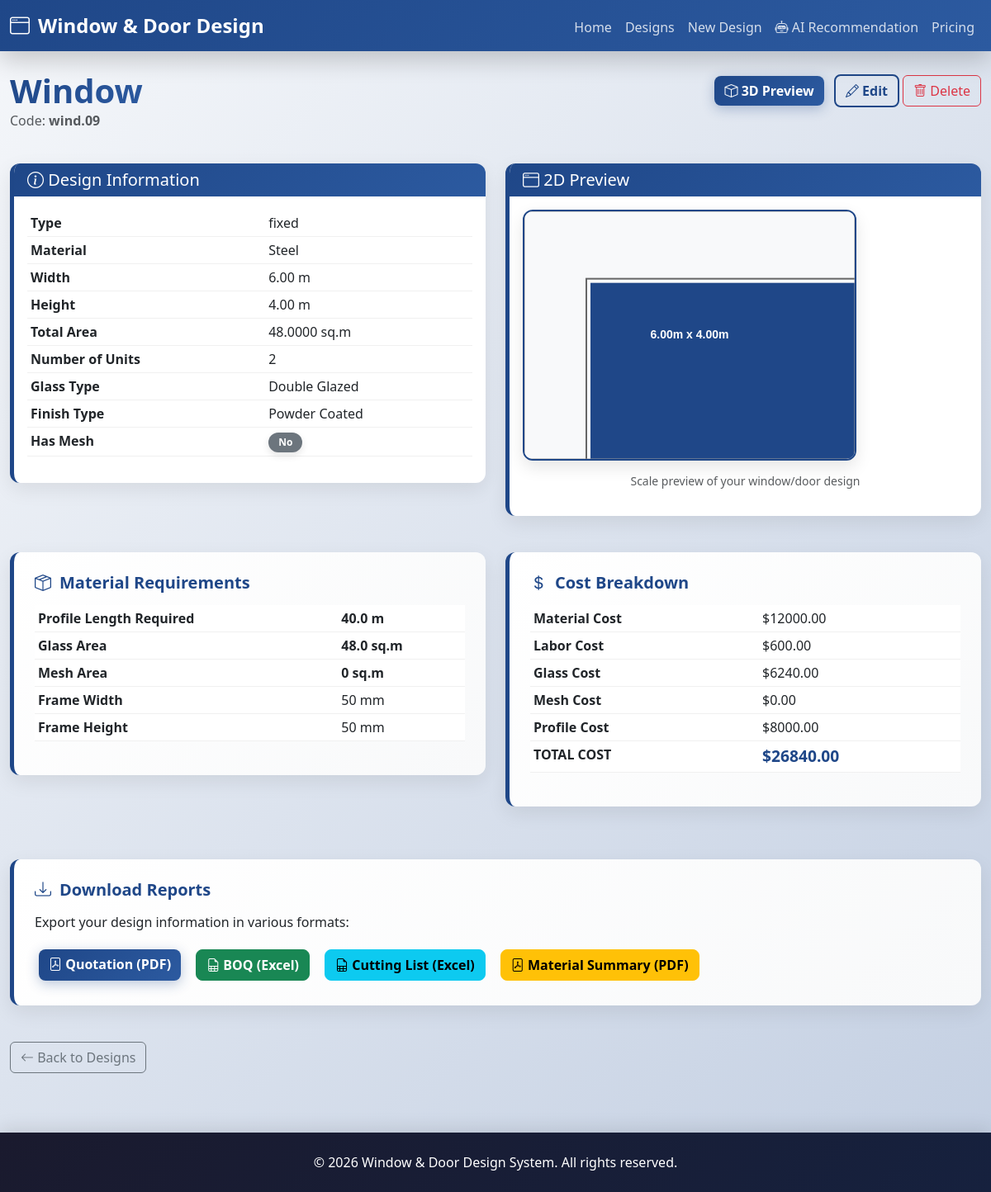
The app's page /designs/2/ with its own data.
### design_system/models.py (models this page shows, shortened)
class WindowDoorDesign(models.Model):
    TYPE_CHOICES = [
        ('window', 'Window'),
        ('door', 'Door'),
    ]
    GLASS_TYPE_CHOICES = [
        ('clear', 'Clear Glass'),
        ('tinted', 'Tinted Glass'),
        ('frosted', 'Frosted Glass'),
        ('double_glazed', 'Double Glazed'),
        ('tempered', 'Tempered Glass'),
    ]
    FINISH_TYPE_CHOICES = [
        ('anodized', 'Anodized'),
        ('powder_coated', 'Powder Coated'),
        ('raw', 'Raw'),
        ('painted', 'Painted'),
        ('natural_wood', 'Natural Wood'),
    ]
    MATERIAL_CHOICES = [
        ('aluminum', 'Aluminum'),
        ('upvc', 'UPVC'),
        ('steel', 'Steel'),
        ('wood', 'Wood'),
    ]
    name = models.CharField(max_length=100)
    code = models.CharField(max_length=50, unique=True)
    width = models.DecimalField(max_digits=10, decimal_places=2, validators=[MinValueValidator(0.1)])  # in meters
    height = models.DecimalField(max_digits=10, decimal_places=2, validators=[MinValueValidator(0.1)])  # in meters
    type_choice = models.CharField(max_length=20, choices=TYPE_CHOICES)
    glass_type = models.CharField(max_length=20, choices=GLASS_TYPE_CHOICES, null=True, blank=True)
    has_mesh = models.BooleanField(default=False)
    finish_type = models.CharField(max_length=20, choices=FINISH_TYPE_CHOICES)
    number_of_units = models.IntegerField(validators=[MinValueValidator(1)], default=1)
    material = models.CharField(max_length=20, choices=MATERIAL_CHOICES, default='aluminum')
    total_area = models.DecimalField(max_digits=10, decimal_places=4, editable=False, default=0)
    estimated_cost = models.DecimalField(max_digits=15, decimal_places=2, editable=False, default=0)
    created_at = models.DateTimeField(auto_now_add=True)
    updated_at = models.DateTimeField(auto_now=True)
    class Meta:
        verbose_name_plural = "Window/Door Designs"
        ordering = ['-created_at']

### design_system/views.py (the view)
# urls.py: path('designs/<int:pk>/', views.design_detail, name='design_detail'),
def design_detail(request, pk):
    design = get_object_or_404(WindowDoorDesign, pk=pk)
    calculator = DesignCalculator(design)
    material_req = calculator.calculate_material_requirements()
    cost_breakdown = calculator.calculate_cost()
    boq = calculator.get_bill_of_quantities()
    context = {
        'design': design,
        'material_requirements': material_req,
        'cost_breakdown': cost_breakdown,
        'boq': boq,
    }
    return render(request, 'design_detail.html', context)

### design_system/business_logic.py (called while the page is built)
    def calculate_material_requirements(self):
        width = float(self.design.width)
        height = float(self.design.height)
        units = self.design.number_of_units
        perimeter = (2 * (width + height))  # meters
        profile_length = perimeter * units
        glass_area = width * height * units  # square meters
        mesh_area = glass_area if self.design.has_mesh else 0
        return {
            'profile_length_meters': round(profile_length, 2),
            'glass_area_sqm': round(glass_area, 4),
            'mesh_area_sqm': round(mesh_area, 4),
            'frame_width_mm': 50,  # Standard frame width
            'frame_height_mm': 50,  # Standard frame height
        }

    def get_bill_of_quantities(self):
        materials_req = self.calculate_material_requirements()
        cost_breakdown = self.calculate_cost()
        boq = {
            'design_name': self.design.name,
            'design_code': self.design.code,
            'design_type': self.design.get_type_choice_display(),
            'material_type': self.design.get_material_display(),
            'number_of_units': self.design.number_of_units,
            'width_m': float(self.design.width),
            'height_m': float(self.design.height),
            'total_area_sqm': float(self.design.total_area),
            'glass_type': self.design.get_glass_type_display(),
            'has_mesh': self.design.has_mesh,
            'finish_type': self.design.get_finish_type_display(),
            'materials': materials_req,
            'costs': cost_breakdown,
        }
        return boq

### templates/design_detail.html (shortened to what this page needs)
{% extends 'base.html' %}
{% block content %}
<div class="row mb-4">
    <div class="col-md-12">
        <div class="d-flex justify-content-between align-items-center">
            <h1 class="page-title mb-0">{{ design.name }}</h1>
            <div>
                <a href="{% url 'preview_3d' design.pk %}" class="btn btn-primary me-2">
                    <i class="bi bi-box"></i> 3D Preview
                </a>
                <a href="{% url 'edit_design' design.pk %}" class="btn btn-outline-primary">
                    <i class="bi bi-pencil"></i> Edit
                </a>
                <a href="{% url 'delete_design' design.pk %}" class="btn btn-outline-danger">
                    <i class="bi bi-trash"></i> Delete
                </a>
            </div>
        </div>
        <p class="text-muted">Code: <strong>{{ design.code }}</strong></p>
    </div>
</div>
<div class="row mb-4">
    <div class="col-md-6">
        <div class="card">
            <div class="card-header">
                <h5 class="mb-0"><i class="bi bi-info-circle"></i> Design Information</h5>
            </div>
            <div class="card-body">
                <table class="table table-sm">
                    <tr>
                        <th>Type</th>
                        <td>{{ design.get_type_choice_display }}</td>
                    </tr>
                    <tr>
                        <th>Material</th>
                        <td>{{ design.get_material_display }}</td>
                    </tr>
                    <tr>
                        <th>Width</th>
                        <td>{{ design.width }} m</td>
                    </tr>
                    <tr>
                        <th>Height</th>
                        <td>{{ design.height }} m</td>
                    </tr>
                    <tr>
                        <th>Total Area</th>
                        <td>{{ design.total_area }} sq.m</td>
                    </tr>
                    <tr>
                        <th>Number of Units</th>
                        <td>{{ design.number_of_units }}</td>
                    </tr>
                    <tr>
                        <th>Glass Type</th>
                        <td>{{ design.get_glass_type_display }}</td>
                    </tr>
                    <tr>
                        <th>Finish Type</th>
                        <td>{{ design.get_finish_type_display }}</td>
                    </tr>
                    <tr>
                        <th>Has Mesh</th>
                        <td>{% if design.has_mesh %}<span class="badge bg-success">Yes</span>{% else %}<span class="badge bg-secondary">No</span>{% endif %}</td>
                    </tr>
                </table>
            </div>
        </div>
    </div>
    <div class="col-md-6">
        <div class="card">
            <div class="card-header">
                <h5 class="mb-0"><i class="bi bi-window"></i> 2D Preview</h5>
            </div>
            <div class="card-body">
                <canvas id="previewCanvas" class="preview-window" width="400" height="300"></canvas>
                <p class="text-muted small mt-2 text-center">Scale preview of your window/door design</p>
            </div>
        </div>
    </div>
</div>
<div class="row mb-4">
    <div class="col-md-6">
        <div class="report-section">
            <h5><i class="bi bi-box-seam"></i> Material Requirements</h5>
            <table class="table table-sm">
                <tr>
                    <th>Profile Length Required</th>
                    <td><strong>{{ material_requirements.profile_length_meters }} m</strong></td>
                </tr>
                <tr>
                    <th>Glass Area</th>
                    <td><strong>{{ material_requirements.glass_area_sqm }} sq.m</strong></td>
                </tr>
                <tr>
                    <th>Mesh Area</th>
                    <td><strong>{{ material_requirements.mesh_area_sqm }} sq.m</strong></td>
                </tr>
                <tr>
                    <th>Frame Width</th>
                    <td>{{ material_requirements.frame_width_mm }} mm</td>
                </tr>
                <tr>
                    <th>Frame Height</th>
                    <td>{{ material_requirements.frame_height_mm }} mm</td>
                </tr>
            </table>
        </div>
    </div>
    <div class="col-md-6">
        <div class="report-section">
            <h5><i class="bi bi-currency-dollar"></i> Cost Breakdown</h5>
            <table class="table table-sm">
                <tr>
                    <th>Material Cost</th>
                    <td>${{ cost_breakdown.material_cost }}</td>
                </tr>
                <tr>
                    <th>Labor Cost</th>
                    <td>${{ cost_breakdown.labor_cost }}</td>
                </tr>
                <tr>
                    <th>Glass Cost</th>
                    <td>${{ cost_breakdown.glass_cost }}</td>
                </tr>
                <tr>
                    <th>Mesh Cost</th>
                    <td>${{ cost_breakdown.mesh_cost }}</td>
                </tr>
                <tr>
                    <th>Profile Cost</th>
                    <td>${{ cost_breakdown.profile_cost }}</td>
                </tr>
                <tr style="border-top: 2px solid #ddd;">
                    <th>TOTAL COST</th>
                    <td><strong style="font-size: 1.2rem; color: #1f4788;">${{ cost_breakdown.total_cost }}</strong></td>
                </tr>
            </table>
        </div>
    </div>
</div>
<div class="row mb-4">
    <div class="col-md-12">
        <div class="report-section">
            <h5><i class="bi bi-download"></i> Download Reports</h5>
            <p class="mb-3">Export your design information in various formats:</p>
            <div class="d-flex flex-wrap gap-2">
                <a href="{% url 'download_quotation_pdf' design.pk %}" class="btn btn-primary download-btn">
                    <i class="bi bi-file-pdf"></i> Quotation (PDF)
                </a>
                <a href="{% url 'download_boq_excel' design.pk %}" class="btn btn-success download-btn">
                    <i class="bi bi-file-earmark-spreadsheet"></i> BOQ (Excel)
                </a>
                <a href="{% url 'download_cutting_list_excel' design.pk %}" class="btn btn-info download-btn">
                    <i class="bi bi-file-earmark-spreadsheet"></i> Cutting List (Excel)
                </a>
                <a href="{% url 'download_material_summary_pdf' design.pk %}" class="btn btn-warning download-btn">
                    <i class="bi bi-file-pdf"></i> Material Summary (PDF)
                </a>
            </div>
        </div>
    </div>
</div>
<div class="row">
    <div class="col-md-12">
        <a href="{% url 'design_list' %}" class="btn btn-outline-secondary">
            <i class="bi bi-arrow-left"></i> Back to Designs
        </a>
    </div>
</div>
{% endblock %}
{% block extra_js %}
<script>
document.addEventListener('DOMContentLoaded', function() {
    const canvas = document.getElementById('previewCanvas');
    const ctx = canvas.getContext('2d');
    // Fetch preview data
    fetch('{% url "preview_2d" design.pk %}')
        .then(response => response.json())
        .then(data => {
            // Clear canvas
            ctx.fillStyle = '#f8f9fa';
            ctx.fillRect(0, 0, canvas.width, canvas.height);
            // Draw frame
            ctx.strokeStyle = data.frame.color;
            ctx.lineWidth = data.frame.stroke_width;
            ctx.strokeRect(data.frame.x, data.frame.y, data.frame.width, data.frame.height);
            // Draw window
            ctx.fillStyle = data.window.color;
            ctx.fillRect(data.window.x, data.window.y, data.window.width, data.window.height);
            // Draw label
            ctx.fillStyle = 'white';
            ctx.font = 'bold 14px Arial';
            ctx.textAlign = 'center';
            ctx.textBaseline = 'middle';
            ctx.fillText(data.window.label, canvas.width / 2, canvas.height / 2);
            // Draw border
            ctx.strokeStyle = '#999';
            ctx.lineWidth = 1;
            ctx.strokeRect(0, 0, canvas.width, canvas.height);
        })
        .catch(error => console.error('Error loading preview:', error));
});
</script>
{% endblock %}

### static/css/style.css (style rules this page uses)
:root { --primary-color: #1f4788; --secondary-color: #2c5aa0; --accent-color: #ff6b6b; --light-bg: #f8f9fa; --success-color: #10b981; --info-color: #3b82f6; }
* { transition: all 0.3s cubic-bezier(0.4, 0, 0.2, 1); }
body { font-family: 'Segoe UI', Tahoma, Geneva, Verdana, sans-serif; background: linear-gradient(135deg, #f5f7fa 0%, #c3cfe2 100%); background-attachment: fixed; min-height: 100vh; }
.btn-primary { background: linear-gradient(135deg, var(--primary-color) 0%, var(--secondary-color) 100%); border: none; border-radius: 8px; font-weight: 600; box-shadow: 0 4px 15px rgba(31, 71, 136, 0.3); transition: all 0.3s ease; position: relative; overflow: hidden; }
.btn-primary::before { content: ''; position: absolute; top: 0; left: -100%; width: 100%; height: 100%; background: rgba(255,255,255,0.2); transition: left 0.3s ease; }
.btn-outline-primary { border: 2px solid var(--primary-color); color: var(--primary-color); border-radius: 8px; font-weight: 600; }
.card { border: none; border-radius: 12px; box-shadow: 0 8px 25px rgba(0,0,0,0.08); transition: all 0.3s cubic-bezier(0.4, 0, 0.2, 1); border-left: 5px solid var(--primary-color); background: white; overflow: hidden; }
.card::before { content: ''; position: absolute; top: 0; left: 0; right: 0; height: 3px; background: linear-gradient(90deg, var(--primary-color), var(--secondary-color)); opacity: 0; }
.card-header { background: linear-gradient(135deg, var(--primary-color) 0%, var(--secondary-color) 100%); color: white; border: none; font-weight: 600; }
.page-title { color: var(--primary-color); margin-bottom: 2rem; font-weight: 700; font-size: 2.5rem; animation: fadeInDown 0.6s ease; background: linear-gradient(135deg, var(--primary-color) 0%, var(--secondary-color) 100%); -webkit-background-clip: text; -webkit-text-fill-color: transparent; background-clip: text; }
.report-section { background: linear-gradient(135deg, #ffffff 0%, #f8f9fa 100%); padding: 25px; border-radius: 12px; margin: 20px 0; border-left: 5px solid var(--primary-color); box-shadow: 0 8px 25px rgba(0,0,0,0.08); animation: fadeInUp 0.6s ease; }
.report-section h5 { color: var(--primary-color); font-weight: 700; margin-bottom: 15px; display: flex; align-items: center; gap: 10px; }
.download-btn { display: inline-block; margin: 5px; border-radius: 8px; font-weight: 600; transition: all 0.3s ease; }
table { border-collapse: separate; border-spacing: 0; }
table tbody tr { transition: all 0.3s ease; border-bottom: 1px solid #f0f0f0; }
.badge { padding: 6px 12px; border-radius: 20px; font-weight: 600; box-shadow: 0 4px 10px rgba(0,0,0,0.1); }

### templates/design_detail.html (style rules this page uses)
.preview-window { background: linear-gradient(135deg, #e8eef7 0%, #f0f4ff 100%); border: 2px solid #1f4788; border-radius: 12px; box-shadow: 0 8px 20px rgba(0,0,0,0.1); }

### records on screen
WindowDoorDesign: name "Window", code "wind.09", type_choice "fixed", material "Steel", width "6.00", height "4.00", total_area "48.0000", number_of_units "2", glass_type "Double Glazed", finish_type "Powder Coated"

### other values on screen
{{ material_requirements.profile_length_meters }} "40.0"
{{ material_requirements.glass_area_sqm }} "48.0"
{{ material_requirements.mesh_area_sqm }} "0"
{{ material_requirements.frame_width_mm }} "50"
{{ material_requirements.frame_height_mm }} "50"
{{ cost_breakdown.material_cost }} "12000.00"
{{ cost_breakdown.labor_cost }} "600.00"
{{ cost_breakdown.glass_cost }} "6240.00"
{{ cost_breakdown.mesh_cost }} "0.00"
{{ cost_breakdown.profile_cost }} "8000.00"
{{ cost_breakdown.total_cost }} "26840.00"
